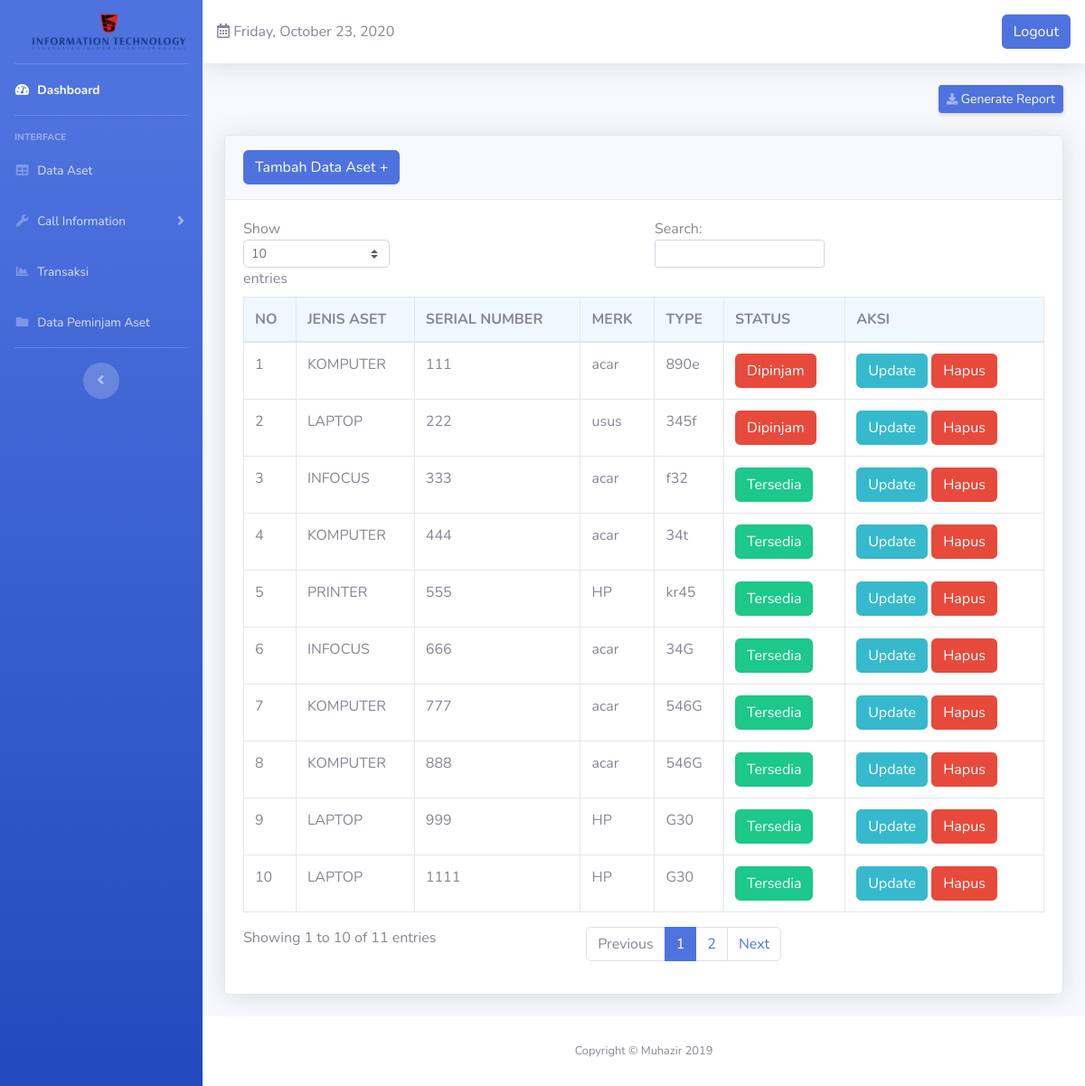
/tables2.php (signed in), run on the app's committed database.
### tables this page shows
CREATE TABLE `data_komputer` (
  `id` int(20) NOT NULL,
  `jenis_aset` varchar(30) NOT NULL,
  `serial_number` varchar(20) NOT NULL,
  `merk` varchar(20) NOT NULL,
  `type` varchar(20) NOT NULL
);

### tables2.php (the view, shortened to what this page needs)
<?php
   if (!isset ($_SESSION ['nama'])){
      echo "anda belum login! silahkan <a href='index.html'> login dulu,</a>";
   }else{
 ?>
 <!DOCTYPE html>
<html lang="en">
<head>
  <link href="vendor/fontawesome-free/css/all.min.css" rel="stylesheet" type="text/css">
  <link href="css/sb-admin-2.min.css" rel="stylesheet">
</head>
<body id="page-top">
  <div id="wrapper">
    <ul class="navbar-nav bg-gradient-primary sidebar sidebar-dark accordion" id="accordionSidebar">
      <a class="sidebar-brand d-flex align-items-center justify-content-center" href="#">
       <div class="sidebar-brand-text mx-3"><img style="width:110%"src="logo.png"></sup></div>
      </a>
      <hr class="sidebar-divider my-0">
      <li class="nav-item active">
        <a class="nav-link" href="Dashboard.php">
          <i class="fas fa-fw fa-tachometer-alt"></i>
          <span>Dashboard</span></a>
      </li>
      <hr class="sidebar-divider">
      <div class="sidebar-heading">
        Interface
      </div>
      <li class="nav-item">
        <a class="nav-link" href="tables2.php">
          <i class="fas fa-fw fa-table"></i>
          <span>Data Aset</span></a>
      </li>
      <li class="nav-item">
        <a class="nav-link collapsed" href="#" data-toggle="collapse" data-target="#collapseUtilities" aria-expanded="true" aria-controls="collapseUtilities">
          <i class="fas fa-fw fa-wrench"></i>
          <span>Call Information</span>
        </a>
      </li>
      <li class="nav-item">
        <a class="nav-link" href="Transaksi.php">
          <i class="fas fa-fw fa-chart-area"></i>
          <span>Transaksi</span></a>
      </li>
       <li class="nav-item">
        <a class="nav-link" href="peminjam_asetK.php">
          <i class="fas fa-fw fa-folder"></i>
          <span>Data Peminjam Aset</span></a>
      </li>
      <hr class="sidebar-divider d-none d-md-block">
      <div class="text-center d-none d-md-inline">
        <button class="rounded-circle border-0" id="sidebarToggle"></button>
      </div>
    </ul>
    <div id="content-wrapper" class="d-flex flex-column">
      <div id="content">
        <nav class="navbar navbar-expand navbar-light bg-white topbar mb-4 static-top shadow">
             <div class="date">
                <i class="far fa-calendar-alt"></i>
                <?php
                $Today = date('y:m:d');
                $new = date('l, F d, Y', strtotime($Today));
                echo $new;
                ?>
              </div>
          <ul class="navbar-nav ml-auto">
                <a href="logout.php" class="btn btn-primary square-btn-adjust">Logout</a>
          </ul>
        </nav>
        <div class="container-fluid">
<?php
$koneksi=new mysqli ("localhost","root","","distribusi_aset");
?>
           <div class="d-sm-flex align-items-center justify-content-between mb-4">
            <a href="printdataaset.php" target="printdataaset.php" class="d-none d-sm-inline-block btn btn-sm btn-primary shadow-sm"><i class="fas fa-download fa-sm text-white-50"></i> Generate Report</a>
          </div>
          <div class="card shadow mb-4">
            <div class="card-header py-3">
             <a href="Tdata_komputer.php"class= "btn btn-primary">Tambah Data Aset +</a>
            </div>
            <div class="card-body">
              <div class="table-responsive">
                <table class="table table-bordered" id="dataTable" width="100%" cellspacing="0">
                  <thead>
                     <tr bgcolor="#F0F8FF">
                        <th>NO</th>
                        <th>JENIS ASET</th>
                        <th>SERIAL NUMBER</th>
                        <th>MERK</th>
                        <th>TYPE</th>
                        <th>STATUS</th>
                        <th>AKSI</th>
                      </tr>
                          </thead>
                          <tbody>
                   <?php
                      $no =1;
                      $sql = $koneksi->query("select * from data_komputer");
                      while ($data = $sql->fetch_assoc()){
                   ?>
                      <tr>
                          <td><?php echo $no ++; ?></td>
                          <td><?php echo $data['jenis_aset'];?></td>
                          <td><?php echo $data['serial_number'];?></td>
                          <td><?php echo $data['merk'];?></td>
                          <td><?php echo $data['type'];?></td>
                          <td><?php
  				                    $qq = mysqli_query($koneksi, "SELECT*FROM data_peminjam WHERE serial_number='$data[serial_number]'");
  				                    $ddqq = mysqli_fetch_array($qq);
  				                    $caripinjam = mysqli_num_rows($qq);
  				                    if ($caripinjam > 0 && $ddqq['status'] !== '1') {
  					                  echo "<button class='btn btn-danger'>Dipinjam</button>";
  				                    }else{
  					                  echo "<button class='btn btn-success'>Tersedia</button>";
  				                    }
  				                    ?>
                           </td>
                           <td>
                                <a href="edit.php?id=<?php echo $data['id']; ?>" class="btn btn-info" > Update</a>
                                 <a href ="hapus.php?id=<?php echo $data['id']; ?>" class="btn btn-danger" onclick="return confirm('Yakin anda akan menghapus data ini ?');"> Hapus</a>
                            </td>
                          </tr>
                                <?php } ?>
                      </tbody>
                </table>
              </div>
            </div>
          </div>
        </div>
      </div>
      <footer class="sticky-footer bg-white">
        <div class="container my-auto">
          <div class="copyright text-center my-auto">
            <span>Copyright &copy; Muhazir 2019</span>
          </div>
        </div>
      </footer>
    </div>
  </div>
</body>
</html>
<?php } ?>

### data on the page
data_komputer: jenis_aset "KOMPUTER", serial_number "111", merk "acar", type "890e", shows "Dipinjam"
data_komputer: jenis_aset "LAPTOP", serial_number "222", merk "usus", type "345f", shows "Dipinjam"
data_komputer: jenis_aset "INFOCUS", serial_number "333", merk "acar", type "f32", shows "Tersedia"
data_komputer: jenis_aset "KOMPUTER", serial_number "444", merk "acar", type "34t", shows "Tersedia"
data_komputer: jenis_aset "PRINTER", serial_number "555", merk "HP", type "kr45", shows "Tersedia"
data_komputer: jenis_aset "INFOCUS", serial_number "666", merk "acar", type "34G", shows "Tersedia"
data_komputer: jenis_aset "KOMPUTER", serial_number "777", merk "acar", type "546G", shows "Tersedia"
data_komputer: jenis_aset "KOMPUTER", serial_number "888", merk "acar", type "546G", shows "Tersedia"
data_komputer: jenis_aset "LAPTOP", serial_number "999", merk "HP", type "G30", shows "Tersedia"
data_komputer: jenis_aset "LAPTOP", serial_number "1111", merk "HP", type "G30", shows "Tersedia"
